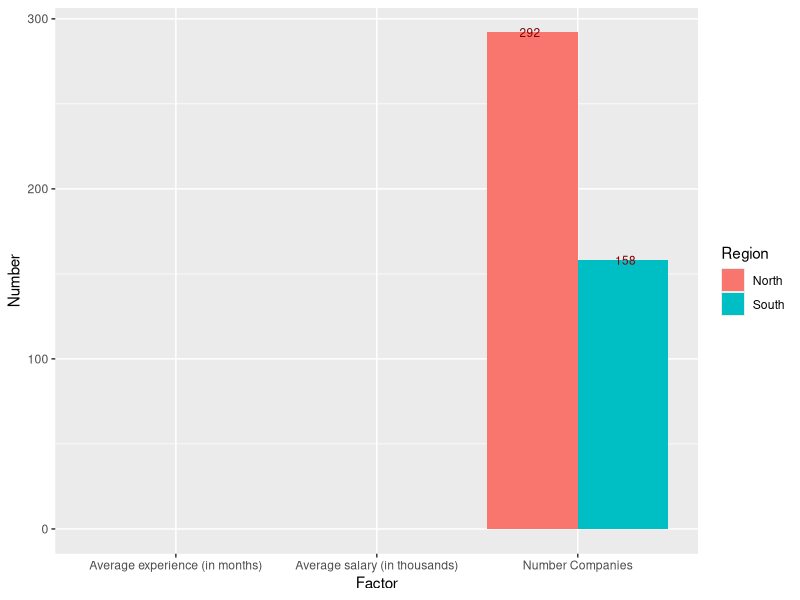
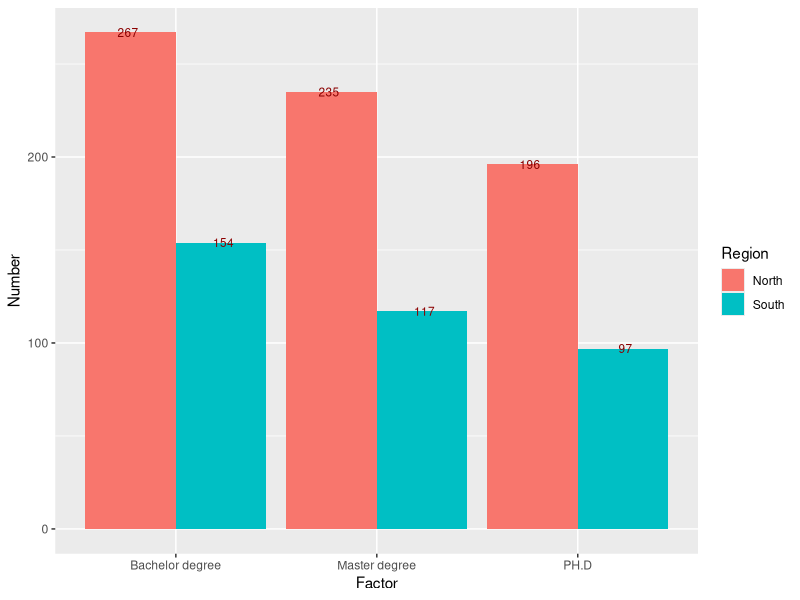
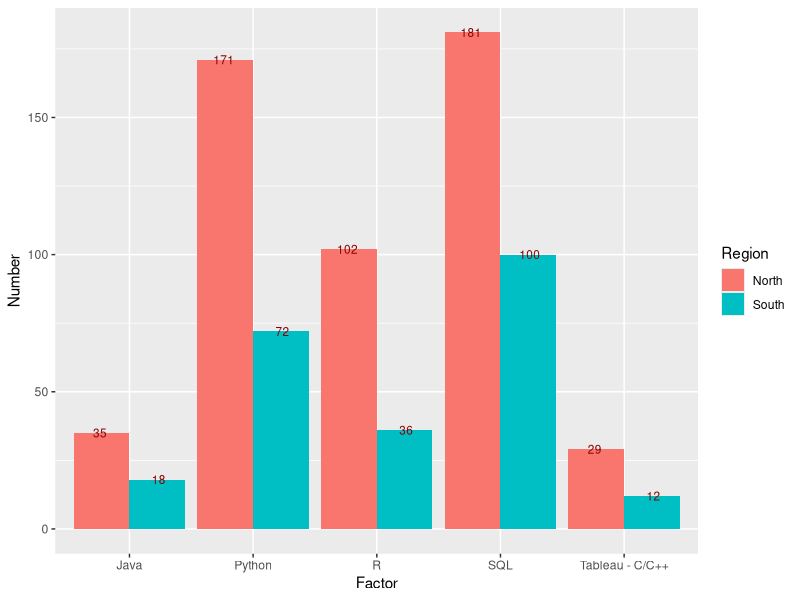
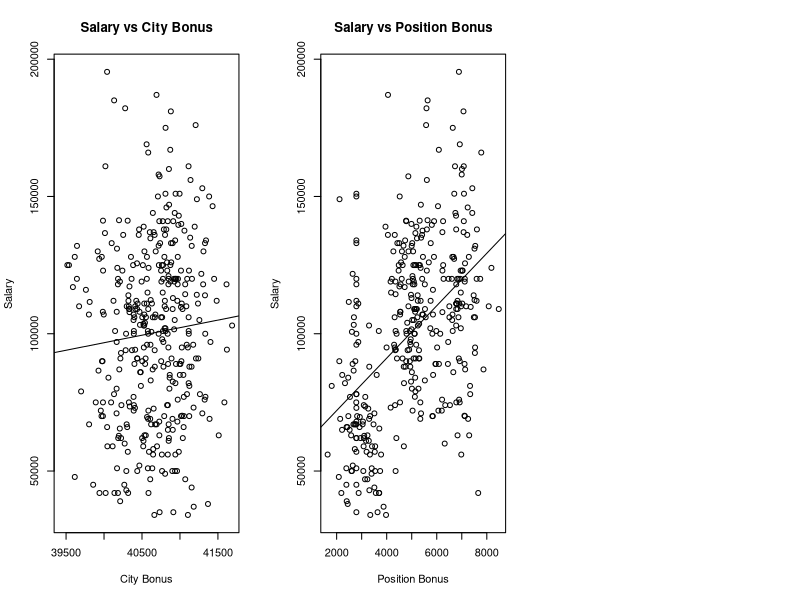

Generate these figures, in order, with R:
## ---- chunk 1
pkg_list = c("ggplot2", "plyr", "stringr")
mia_pkgs = pkg_list[!(pkg_list %in% installed.packages()[,"Package"])]
if(length(mia_pkgs) > 0) install.packages(mia_pkgs)
loaded_pkgs = lapply(pkg_list, require, character.only=TRUE)
## ---- chunk 2
jdata = read.csv("datarelatedjobs.csv")
jdata$X = NULL
names(jdata)
head(jdata)
summary(jdata)
str(jdata)
## ---- chunk 3
for(i in 1:length(jdata$Standing)){
  if(is.na(jdata$Standing[i])){
    jdata$Standing[i] = "All levels"
  }
}  
## ---- chunk 4
count(jdata$Standing)
## ---- chunk 5
North_sub = jdata[which(jdata$Region == "North CA"),]
head(North_sub,5)
South_sub = jdata[which(jdata$Region == "South CA"),]
head(South_sub,5)
## ---- chunk 6
n_companies_north = rep(0, length(count(North_sub$Company)$freq))
n_companies_south = rep(0, length(count(South_sub$Company)$freq))

for(i in 1:length(count(North_sub$Company)$freq)){
  if(count(North_sub$Company)$freq[i] == 1){
    n_companies_north[i] = count(North_sub$Company)$freq[i] 
  } else{
    n_companies_north[i] = 1
  }
}

for(i in 1:length(count(South_sub$Company)$freq)){
  if(count(South_sub$Company)$freq[i] == 1){
    n_companies_south[i] = count(South_sub$Company)$freq[i] 
  } else{
    n_companies_south[i] = 1
  }
}
sum(n_companies_north)
sum(n_companies_south)
## ---- chunk 7
avg_exp_N = round(mean(North_sub$Minimum_exp_years)*12,0)
avg_exp_S = round(mean(South_sub$Minimum_exp_years)*12,0)
avg_exp_N
avg_exp_S
## ---- chunk 8
#Use NA.omit to omit to take out NA values then use mean function to find average
Omit_yr_salary_N = na.omit(North_sub$Estimate_minimum_average_salary)
Omit_yr_salary_S = na.omit(South_sub$Estimate_minimum_average_salary)
North_Est_min_salary = round(mean(Omit_yr_salary_N)/1000,2)
South_Est_min_salary = round(mean(Omit_yr_salary_S)/1000,2)

North_Est_min_salary
South_Est_min_salary
## ---- chunk 9
firstdf = data.frame(
          Region = rep(c("North", "South"), each = 3),
          Factor = rep(c("Average experience (in months)", "Average salary (in thousands)","Number Companies")),
          Number = c(avg_exp_N, North_Est_min_salary, sum(n_companies_north),
                     avg_exp_S, South_Est_min_salary, sum(n_companies_south)))

plotfirst = ggplot(data = firstdf, aes(x = Factor, y = Number, fill = Region)) + 
    geom_bar(stat = "identity", position=position_dodge()) +  
    geom_text(aes(label = Number), position = position_dodge(0.95), vjust=0.5, color = "darkred", size = 3)

#jpeg('plotfirst.jpg')
#plot(plotfirst)
plotfirst

## ---- chunk 10
#Nearly same as counting number of companies:
#Create 3 vectors: n_bach, n_master, n_phd to store the values.
#For this one we need to use stringr.
#Ex: All levels -> n_bach = n_bach + 1, n_master = n_master + 1, n_phd = n_phd + 1
#BS/MS ->  n_bach = n_bach + 1, n_master = n_master + 1 (Use  stringr so that we can get only BS or only MS)
Standing_sub = jdata[which(jdata$Standing != "NA"),]
North_sub_st = Standing_sub[which(Standing_sub$Region == "North CA"),]
South_sub_st = Standing_sub[which(Standing_sub$Region == "South CA"),]
## ---- chunk 11
n_bach_S = length(str_subset(South_sub_st$Standing, pattern = "^B")) + count(South_sub_st$Standing)$freq[which(count(South_sub_st$Standing) == "All levels")]  
n_bach_S

n_master_S = length(str_subset(South_sub_st$Standing, pattern = "^MS")) + length(str_subset(South_sub_st$Standing, pattern = "MS$")) + count(South_sub_st$Standing)$freq[which(count(South_sub_st$Standing) == "All levels")] - length(str_subset(South_sub_st$Standing, pattern = "^MS$"))
n_master_S

n_PH.D_S = length(str_subset(South_sub_st$standing, pattern = "^PH.D")) + length(str_subset(South_sub_st$Standing, pattern = "PH.D$")) + count(South_sub_st$Standing)$freq[which(count(South_sub_st$Standing) == "All levels")]
n_PH.D_S
## ---- chunk 12
n_bach_N = length(str_subset(North_sub_st$Standing, pattern = "^B")) + count(North_sub_st$Standing)$freq[which(count(North_sub_st$Standing) == "All levels")]  
n_bach_N

n_master_N = length(str_subset(North_sub_st$Standing, pattern = "^MS")) + length(str_subset(North_sub_st$Standing, pattern = "MS$")) + count(North_sub_st$Standing)$freq[which(count(North_sub_st$Standing) == "All levels")] - length(str_subset(North_sub_st$Standing, pattern = "^MS$"))
n_master_N

n_PH.D_N = length(str_subset(North_sub_st$standing, pattern = "^PH.D")) + length(str_subset(North_sub_st$Standing, pattern = "PH.D$")) + count(North_sub_st$Standing)$freq[which(count(North_sub_st$Standing) == "All levels")]
n_PH.D_N
## ---- chunk 13
secondtdf = data.frame(
          Region = rep(c("North", "South"), each = 3),
          Factor = rep(c("Bachelor degree", "Master degree","PH.D")),
          Number = c(n_bach_N, n_master_N, n_PH.D_N,
                     n_bach_S, n_master_S, n_PH.D_S))

plotsecond = ggplot(data = secondtdf, aes(x = Factor, y = Number, fill = Region)) + 
    geom_bar(stat = "identity", position=position_dodge()) +  
    geom_text(aes(label = Number), position = position_dodge(0.95), vjust=0.5, color = "darkred", size = 3)

#jpeg('plotsecond.jpg')
#plot(plotsecond)
plotsecond
## ---- chunk 14
count(jdata$Preferred_lang1)[order(count(jdata$Preferred_lang1)$freq),] 

count(jdata$Preferred_lang2)
## ---- chunk 15
count_order = function(col1, col2, order, top){
  ct1 = count(col1)
  ct2 = count(col2)
  if(order == "decreasing"){
    ct1_inc = ct1[order(ct1$freq, decreasing = T),]
    ct2_inc = ct2[order(ct2$freq, decreasing = T),]
    
    cl = length(ct1_inc$freq) - length(ct2_inc$freq)

    if(cl < 0){
      fresult = data.frame(Lang1 = c(as.character(ct1_inc$x), rep(NA,abs(cl))),
                            Freq1 = c(ct1_inc$freq, rep(NA,abs(cl))),
                            Lang2 = as.character(ct2_inc$x),
                            Freq2 = ct2_inc$freq)                  

    } else{
      fresult = data.frame(Lang1 = as.character(ct1_inc$x),
                            Freq1 = ct1_inc$freq,
                            Lang2 = c(as.character(ct2_inc$x), rep(NA,cl)),
                            Freq2 = c(ct2_inc$freq,rep(NA,cl)))         
      }
  }
  else{
    ct1_dec = ct1[order(ct1$freq, decreasing = F),]
    ct2_dec = ct2[order(ct2$freq, decreasing = F),]
    
    cl = length(ct1_dec$freq) - length(ct2_dec$freq)

    if(cl < 0){
      fresult = data.frame(Lang1 = c(as.character(ct1_dec$x), rep(NA,abs(cl))),
                            Freq1 = c(ct1_dec$freq, rep(NA,abs(cl))),
                            Lang2 = as.character(ct2_dec$x),
                            Freq2 = ct2_dec$freq)                  
    } else{
      fresult = data.frame(Lang1 = as.character(ct1_dec$x),
                            Freq1 = ct1_dec$freq,
                            Lang2 = c(as.character(ct2_dec$x), rep(NA,cl)),
                            Freq2 = c(ct2_dec$freq,rep(NA,cl))) 
    }
  }
  for(i in 1:15){
    for(j in 1:15){
      if(fresult$Lang1[i] == fresult$Lang2[j]){
        fresult$Freq1[i] = fresult$Freq1[i] + fresult$Freq2[j]
      }
    }
  }
  if(order == "decreasing"){
    res = fresult[order(fresult$Freq1, decreasing = T),]
  } else {
    res = fresult[order(fresult$Freq1, decreasing = F),]
  }
  return(res[1:top,1:2])
}


## ---- chunk 16
sl = count_order(South_sub_st$Preferred_lang1, South_sub_st$Preferred_lang2,"decreasing", 5)
nl = count_order(North_sub_st$Preferred_lang1, North_sub_st$Preferred_lang2,"decreasing", 5)
sl
nl
thirddf = data.frame(
          Region = rep(c("North", "South"), each = 5),
          Factor = c("SQL", "Python", "R", "Java", "Tableau - C/C++", 
                     "SQL", "Python", "R", "Java", "Tableau - C/C++"),
          Number = c(nl$Freq1[1], nl$Freq1[2], nl$Freq1[3], nl$Freq1[4], nl$Freq1[5], 
                     sl$Freq1[1], sl$Freq1[2], sl$Freq1[3], sl$Freq1[4], sl$Freq1[5]))

plotthird = ggplot(data = thirddf, aes(x = Factor, y = Number, fill = Region)) + 
    geom_bar(stat = "identity", position=position_dodge()) +  
    geom_text(aes(label = Number), position = position_dodge(0.95), vjust=0.5, color = "darkred", size = 3)

#jpeg('plotsecond.jpg')
#plot(plotsecond)
plotthird
## ---- chunk 17
# Top five most demanding languages:C++, Java, Python,R,SQL

order_lang_S = count(South_sub_st$Preferred_lang1)
order_lang_N = count(North_sub_st$Preferred_lang1)
OLS = order_lang_S[order(order_lang_S$freq, decreasing = TRUE),]
OLN = order_lang_N[order(order_lang_N$freq, decreasing = TRUE),]
OLS_df = data.frame(Name_language = OLS$x, Freq = OLS$freq)
OLN_df = data.frame(Name_language = OLN$x, Freq = OLN$freq)

head(OLS_df, 5)
head(OLN_df, 5)
## ---- chunk 18
n_cpp_North = length(str_subset(North_sub_st$Preferred_lang1, pattern = "^C\\++$")) +length(str_subset(North_sub_st$Preferred_lang2, pattern = "C\\++$"))

n_cpp_South = length(str_subset(South_sub_st$Preferred_lang1, pattern = "^C\\++$")) +length(str_subset(South_sub_st$Preferred_lang2, pattern = "C\\++$"))

n_java_South = length(str_subset(South_sub_st$Preferred_lang1, pattern = "^Java$")) +length(str_subset(South_sub_st$Preferred_lang2, pattern = "^Java$"))

n_java_North = length(str_subset(North_sub_st$Preferred_lang1, pattern = "^Java$")) +length(str_subset(North_sub_st$Preferred_lang2, pattern = "^Java$"))

n_Python_North = length(str_subset(North_sub_st$Preferred_lang1, pattern = "^Python$"))+length(str_subset(North_sub_st$Preferred_lang2, pattern = "^Python$"))

n_Python_South = length(str_subset(South_sub_st$Preferred_lang1, pattern = "^Python$"))  +length(str_subset(South_sub_st$Preferred_lang2, pattern ="^Python$"))

n_R_North = length(str_subset(North_sub_st$Preferred_lang1, pattern = "^R$")) +length(str_subset(North_sub_st$Preferred_lang2, pattern = "R$"))

n_R_South = length(str_subset(South_sub_st$Preferred_lang1, pattern = "^R$"))  +length(str_subset(South_sub_st$Preferred_lang2, pattern = "R$"))
n_R_South
n_SQL_North = length(str_subset(North_sub_st$Preferred_lang1, pattern = "^SQL$")) +length(str_subset(North_sub_st$Preferred_lang1, pattern = "/SQL$")) +length(str_subset(North_sub_st$Preferred_lang2, pattern = "^SQL$"))

n_SQL_South = length(str_subset(South_sub_st$Preferred_lang1, pattern = "^SQL$"))+ length(str_subset(South_sub_st$Preferred_lang1, pattern = "/SQL$"))+ length(str_subset(South_sub_st$Preferred_lang2, pattern = "^SQL$"))


res = cbind(nl,sl)
handwaydf = data.frame(NLang1 = c("SQL", "Python", "R", "Java", "C/C++"),
                       NFreg1 = c(n_SQL_North, n_Python_North, n_R_North, n_java_North, n_cpp_North),
                       SLang1 = c("SQL", "Python", "R", "Java", "C/C++"),
                       NLang1 = c(n_SQL_South, n_Python_South, n_R_South, n_java_South, n_cpp_South))
res
handwaydf
## ---- chunk 19
top20 = count_order(jdata$Preferred_lang1, jdata$Preferred_lang2,"decreasing", 20)
top20
## ---- chunk 20
for (i in 1:length(jdata$Standing)){
  if(!is.na(str_extract(jdata$Standing[i], pattern = "^B")) || !is.na(str_extract(jdata$Standing[i], pattern = "^A"))){
    jdata$Difficulty[i] = "Easy"
  } else if (!is.na(str_extract(jdata$Standing[i], pattern = "^M"))){
    jdata$Difficulty[i] = "Medium"
  } else if (!is.na(str_extract(jdata$Standing[i], pattern = "^P"))){
    jdata$Difficulty[i] = "Hard"
  }
}
## ---- chunk 21
compare_dflength = function(df1, df2, df3,df4){
  res = rep(0, 8)
  compare = c(nrow(df1), nrow(df2),nrow(df3), nrow(df4))
  
  res[1] = max(compare)
  res[2] = max(compare[compare != res[1]])
  res[3] = min(compare[compare != min(compare)])
  res[4] = min(compare)
  res[5:8] = compare
  return(res)
}
## ---- chunk 22
# Instruction:
#   First subset our data into small subset that satisfies only 1 agrument.
#   Compare the length of those 4 small subsets. 
#   Find the intersection subset between those 4 subsets that is the largest will be our result
a = jdata[which(jdata$Difficulty == "Easy"),]
b = jdata[which(jdata$Min_exp <=2),]
c = jdata[which(jdata$Region == "North CA"),]
d = jdata[which(jdata$Preferred_lang1 == "R"),]

# jdata$Minimum_exp_years
# jdata$Region
# jdata$Preferred_lang1
## ---- chunk 23
Argu_x = jdata$Company[which(jdata$Minimum_exp_years == "5")]
Argu_y = jdata$Company[which(jdata$Difficulty == "Easy")]
Argu_z = jdata$Company[which(jdata$Region == "North CA")]
Argu_u = jdata$Company[which(jdata$Preferred_lang1 == "Python")]

intersect(intersect(Argu_x,Argu_y),intersect(Argu_z,Argu_u))


e = a[which(a$Region == "North CA"),]
f = e[which(e$Min_exp <=2),]
f[which(f$Preferred_lang1 == "R"),]

e1 = d[which(d$Min_exp <= 2),]
f1 = e1[which(e1$Region == "North CA"),]
r1 = data.frame(f1[which(f1$Difficulty == "Easy"),])

e2 = b[which(b$Region == "North CA"),]
f2 = e2[which(e2$Difficulty == "Easy"),]
r2 = data.frame(f2[which(f2$Preferred_lang2 == "R"),])

rbind.data.frame(r1,r2)
## ---- chunk 24
find_company = function(Difficulty, Exp, Region,Language){
  Argu_y = jdata$Company[which(jdata$Difficulty == Difficulty)]
  Argu_x = jdata$Company[which(jdata$Minimum_exp_years <= Exp)]
  Argu_z = jdata$Company[which(jdata$Region == Region)]
  Argu_u = jdata$Company[which(jdata$Preferred_lang1 == Language)]
  
  return(intersect(intersect(Argu_x,Argu_y),intersect(Argu_z,Argu_u)))

}

find_company("Easy", 8, "North CA","Python")
## ---- chunk 25
for(i in 1:length(jdata$Min_exp)){
  if(jdata$Min_exp[i] == 1 & !is.na(jdata$Est_min_avg_salary[i])){
    if(jdata$Est_min_avg_salary[i] >= 150000){
      jdata$Min_exp[i] = 4
    }
    else if(jdata$Est_min_avg_salary[i] >= 130000 &
            jdata$Est_min_avg_salary[i] <  150000){
      jdata$Min_exp[i] = 3
    }
    else if (jdata$Est_min_avg_salary[i] >= 100000 &
             jdata$Est_min_avg_salary[i] <  130000){
      jdata$Min_exp[i] = 2
    }
    else{jdata$Min_exp[i] = 1}
  } 
}
## ---- chunk 26
set.seed(2018)
result = jdata$Est_min_avg_salary[which.min(jdata$Est_min_avg_salary)]
for (i in 1:length(jdata$City))
if(count(jdata$City)$freq[which(count(jdata$City)$x == (jdata$City[i]))] > mean(count(jdata$City)$freq)){ 
  jdata$Jobs_density[i] = "High"
  jdata$City_Bonus[i] = round(rnorm(1, mean = result * 1.2, sd = 300),1) 
} else {
  jdata$Jobs_density[i] = "Low"
  jdata$City_Bonus[i] = round(rnorm(1, mean = result * 1.18, sd = 300),1) 
}

## ---- chunk 27
count(str_detect(jdata$Position, pattern = "Scientist"))
count(str_detect(jdata$Position, pattern = "Analyst"))
count(str_detect(jdata$Position, pattern = "Engineer"))
## ---- chunk 28
set.seed(2018)
for (i in 1:length(jdata$Position)){
  if(str_detect(jdata$Position[i], pattern = "Engineer")){
    jdata$Posi_Bonus[i] = round(rnorm(1, mean = 7000, sd = 500),1)
  }  else if (str_detect(jdata$Position[i], pattern = "Scientist")){
    jdata$Posi_Bonus[i] = round(rnorm(1, mean = 5000, sd = 500),1)
  }  else if (str_detect(jdata$Position[i], pattern = "Analyst")){
    jdata$Posi_Bonus[i] = round(rnorm(1, mean = 3000, sd = 500),1)
  } 
}
#as.numeric(jdata$Posi_Bonus)
head(jdata,10)
## ---- chunk 29

## ---- chunk 30
par(mfrow = c(1,3))
model1 = lm(Est_min_avg_salary ~ City_Bonus, data = jdata)
plot(jdata$Est_min_avg_salary ~ jdata$City_Bonus, main = "Salary vs City Bonus", xlab = "City Bonus", ylab = "Salary")
abline(model1)

model2 = lm(Est_min_avg_salary ~ Posi_Bonus, data = jdata)
plot(jdata$Est_min_avg_salary ~ jdata$Posi_Bonus, main = "Salary vs Position Bonus", xlab = "Position Bonus", ylab = "Salary")
abline(model2)
## ---- chunk 31

## ---- chunk 32

